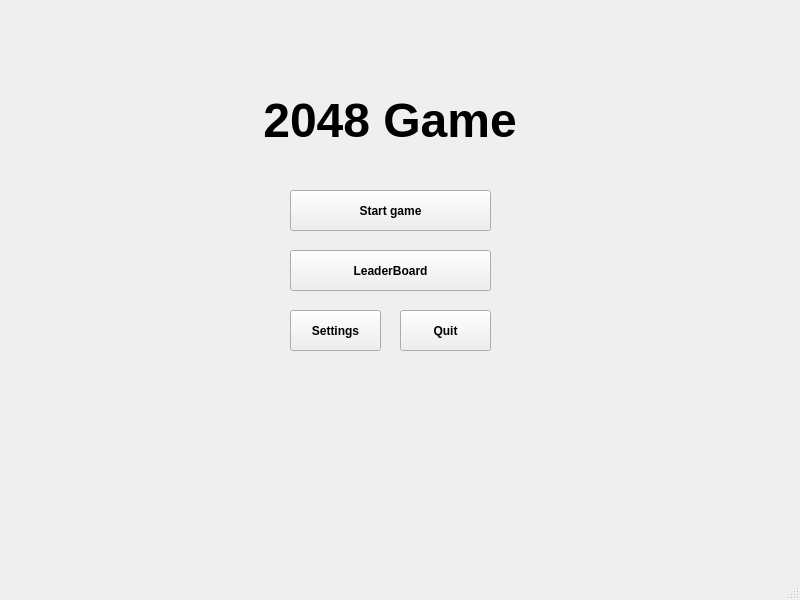
<?xml version="1.0" encoding="UTF-8"?>
<ui version="4.0">
    <class>MainWindow</class>
    <widget class="QMainWindow" name="MainWindow">
        <property name="geometry">
            <rect>
                <x>0</x>
                <y>0</y>
                <width>800</width>
                <height>600</height>
            </rect>
        </property>
        <property name="font">
            <font>
                <bold>true</bold>
            </font>
        </property>
        <property name="windowTitle">
            <string>MainWindow</string>
        </property>
        <property name="styleSheet">
            <string notr="true"/>
        </property>
        <widget class="QWidget" name="centralwidget">
            <widget class="QPushButton" name="startgame">
                <property name="geometry">
                    <rect>
                        <x>290</x>
                        <y>190</y>
                        <width>201</width>
                        <height>41</height>
                    </rect>
                </property>
                <property name="text">
                    <string>Start game</string>
                </property>
            </widget>
            <widget class="QPushButton" name="leaderboard">
                <property name="geometry">
                    <rect>
                        <x>290</x>
                        <y>250</y>
                        <width>201</width>
                        <height>41</height>
                    </rect>
                </property>
                <property name="text">
                    <string>LeaderBoard</string>
                </property>
            </widget>
            <widget class="QPushButton" name="settings">
                <property name="geometry">
                    <rect>
                        <x>290</x>
                        <y>310</y>
                        <width>91</width>
                        <height>41</height>
                    </rect>
                </property>
                <property name="text">
                    <string>Settings</string>
                </property>
            </widget>
            <widget class="QPushButton" name="quit">
                <property name="geometry">
                    <rect>
                        <x>400</x>
                        <y>310</y>
                        <width>91</width>
                        <height>41</height>
                    </rect>
                </property>
                <property name="text">
                    <string>Quit</string>
                </property>
            </widget>
            <widget class="QLabel" name="title">
                <property name="geometry">
                    <rect>
                        <x>250</x>
                        <y>80</y>
                        <width>281</width>
                        <height>81</height>
                    </rect>
                </property>
                <property name="font">
                    <font>
                        <family>Microsoft Sans Serif</family>
                        <pointsize>36</pointsize>
                        <bold>true</bold>
                    </font>
                </property>
                <property name="text">
                    <string> 2048 Game</string>
                </property>
            </widget>
        </widget>
        <widget class="QMenuBar" name="menubar">
            <property name="geometry">
                <rect>
                    <x>0</x>
                    <y>0</y>
                    <width>800</width>
                    <height>21</height>
                </rect>
            </property>
        </widget>
        <widget class="QStatusBar" name="statusbar"/>
    </widget>
    <resources/>
    <connections/>
</ui>
